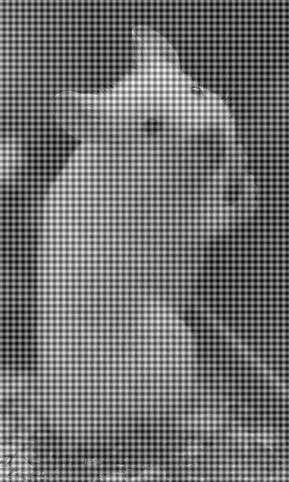
%> input picture be403_signals_and_control_systems/labmouse.jpg, 289 x 482 px
$ octave Homework8.m   (GNU Octave 9; MATLAB toolbox functions it lacks are replaced by stand-ins)
%> lines starting %> are read from the running program, lines starting %| are printed output that depends on the picture; in (x1, y1, x2, y2) boxes, pixels count from 0 and x2, y2 are one past the last pixel; in counts of white or black regions, pixels touching at a corner belong together; the program's own positions count from 1
%Liam Jackson, HW8

clear all, clc;

%3d
N = 100;
f = zeros(N);
for i = 1:N
    f(i,:) = .5*(square(2*pi*.05*(1:N), 50)+1);
end

vert = f;
horz = f';

figure(1)
subplot(2,2,1)
%vertical stripes
imshow(vert);

subplot(2,2,2)
%FFT vert
imshow(abs(fft2(vert)));

subplot(2,2,3)
%horizontal stripes
imshow(horz);

subplot(2,2,4)
%FFT horz
imshow(abs(fft2(horz)));
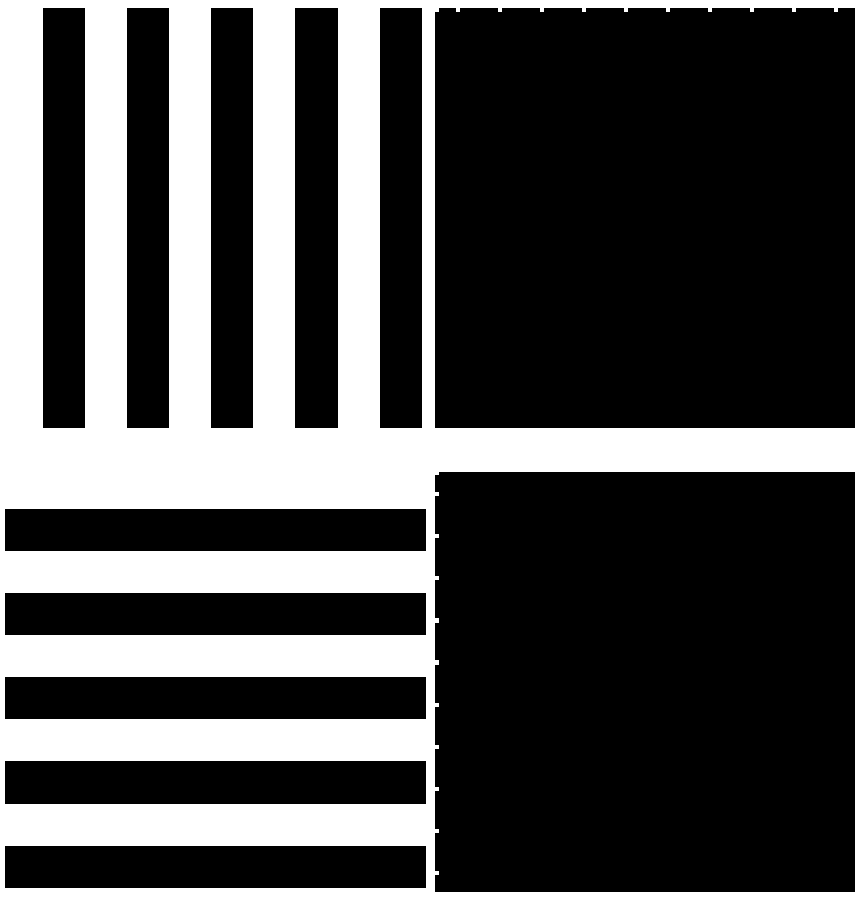
%> figure redrawn from the program's plot data, 4 panels

screen = vert .* horz;

figure(2)
imshow(abs(fft2(screen)))


%4a
mouse = imread("labmouse.jpg");
%> mouse is the input picture: size 482x289 uint8; min 0, max 255, mean 113.9
M = double(mouse);

figure(3)
subplot(2,2,1)
imshow("labmouse.jpg");

subplot(2,2,2)
FTM = fft2(M);
FTMcentered = fftshift(FTM);
noise = imshow(FTMcentered,[2500 3500]);
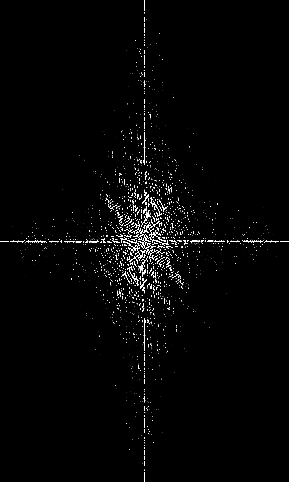
%> displayed picture: size 482x289, on the screen's scale of 0 to 255; min 0, max 255, mean 5.9

subplot(2,2,3)
mask = zeros(size(FTM)); %I was trying to remove the regions outside the center with a rotated "T" shape. It didn't really work at all but I ran out of time to troubleshoot.
for i = 240:242
    for j = 1:100
        mask(i,j) = 1;
    end
end
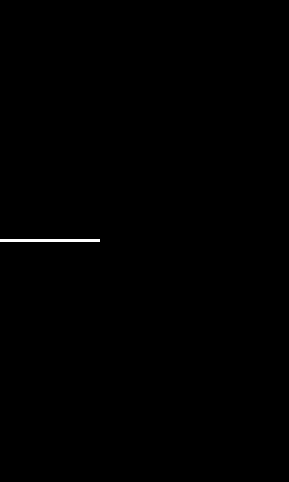
%> mask: size 482x289 double; values 0 (black) and 1 (white), 0.22% white; 1 white region, box (x1, y1, x2, y2) and area: (0, 239, 100, 242) 300
for k = 1:482
    for l = 143:144
        mask(k,l) = 1;
    end
end
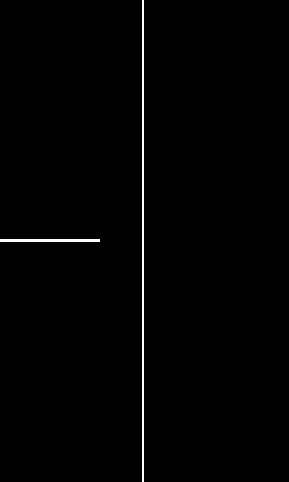
%> mask: size 482x289 double; values 0 (black) and 1 (white), 0.91% white in thin lines or dots, all inside (x1, y1, x2, y2) = (0, 0, 144, 482)
filtered = FTM .* mask;
post = ifft2(filtered);
imshow(post,[])
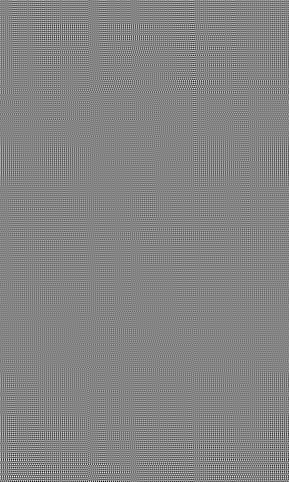
%> displayed picture: size 482x289, on the screen's scale of 0 to 255; min 0, max 255, mean 132.1

subplot(2,2,4)
FTpostcent = fftshift(fft2(post));
imshow(FTpostcent)
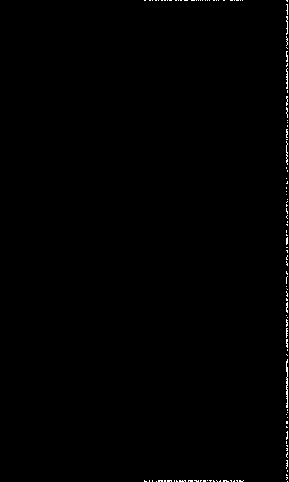
%> displayed picture: size 482x289, on the screen's scale of 0 to 255; min 0, max 255, mean 1.2

%5

figure(4)
%> (the run ends here)

$ run again, with be403_signals_and_control_systems/cells.jpg copied over be403_signals_and_control_systems/labmouse.jpg
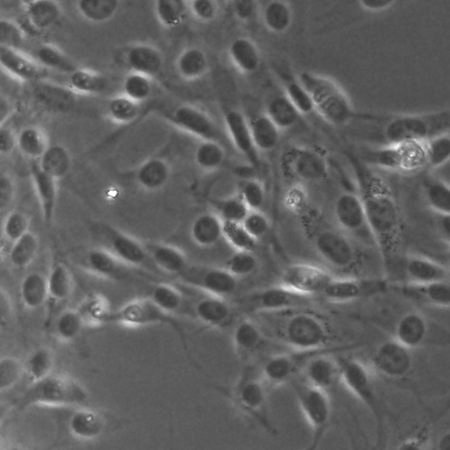
%> input picture be403_signals_and_control_systems/cells.jpg, 450 x 450 px
%> mouse is the input picture: size 450x450 uint8; min 51, max 255, mean 97.3
%> after the loop `for i = 240:242`:
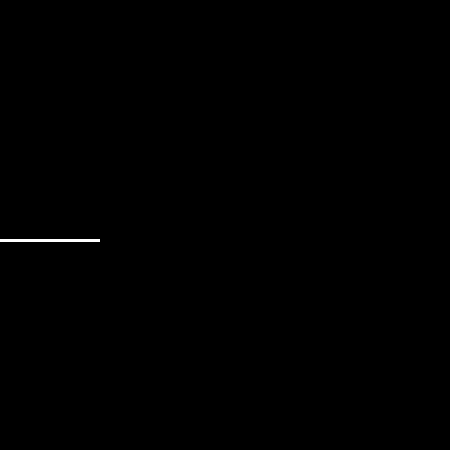
%> mask: size 450x450 double; values 0 (black) and 1 (white), 0.15% white; 1 white region, box (x1, y1, x2, y2) and area: (0, 239, 100, 242) 300
%> after the loop `for k = 1:482`:
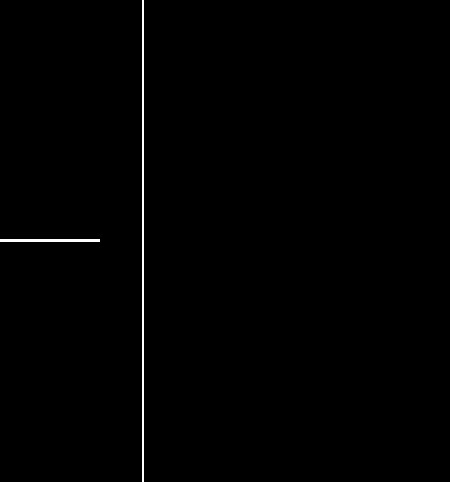
%> mask: size 482x450 double; values 0 (black) and 1 (white), 0.58% white in thin lines or dots, all inside (x1, y1, x2, y2) = (0, 0, 144, 482)
